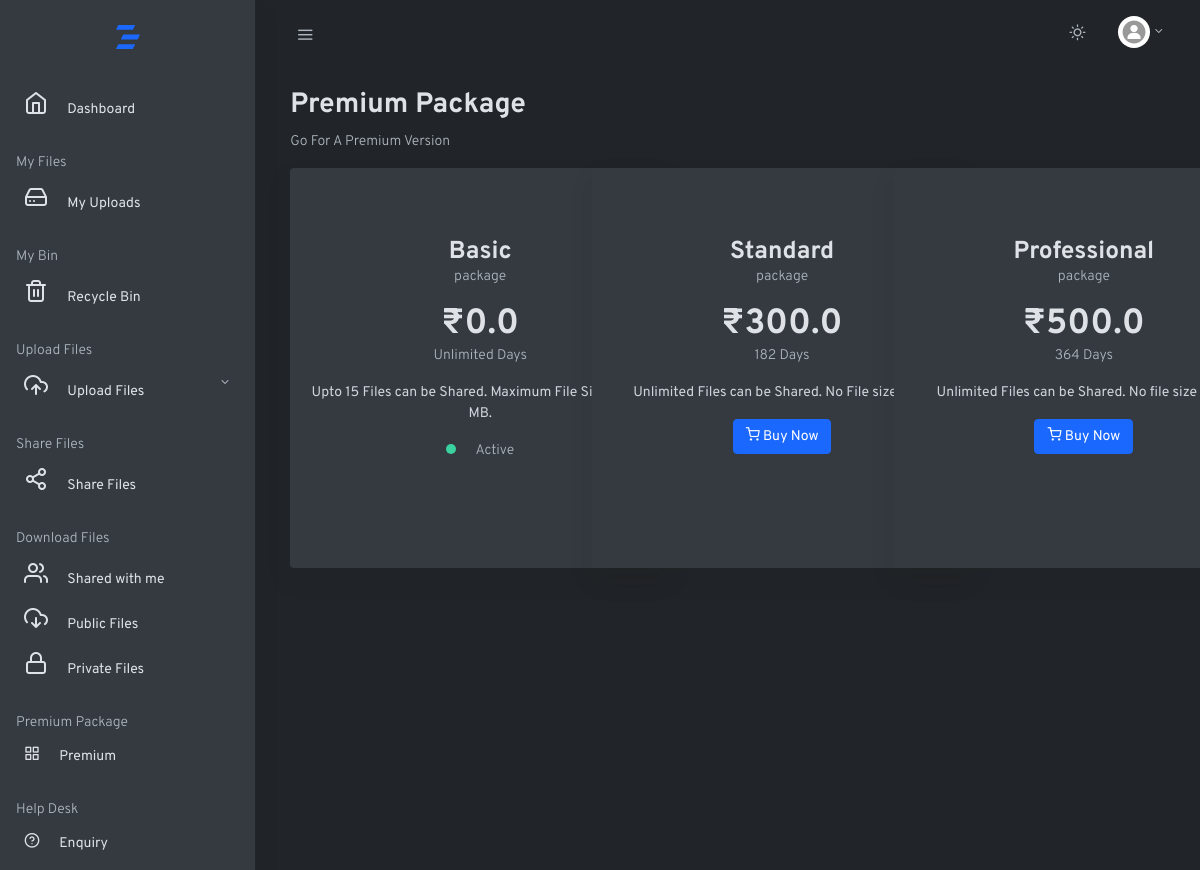
/DocVaultPremium (signed in), run on the app's committed database.
### myapp/models.py (models this page shows, shortened)
class Package(models.Model):
    package_type = models.CharField(max_length=60)
    package_publish_date_time = models.DateTimeField(auto_now=True)
    package_status = models.CharField(max_length=60)
    max_uploads = models.IntegerField(blank=True, default=-1)
    file_size = models.BigIntegerField(blank=True, default=-1)
    package_price = models.FloatField()
    package_duration = models.IntegerField()
    package_description = models.TextField()

### myapp/views.py (the view)
# urls.py: path('DocVaultPremium', views.premium, name="premium"),
def premium(request):
    uid = request.session.get("login_id")
    if uid:
        all_packages = Package.objects.all()
        current_package = Userpackagedetails.objects.get(userid=Login(id=uid), package_status='active')
        context = checkpackage(request)
        packagedetails = context.get('packagedetails')
        return render(request, "premium.html", {'packages': all_packages, 'cp': current_package, 'package': packagedetails})
    else:
        return redirect(login)

### myapp/views.py (called while the page is built)
def checkpackage(request):
    uid = request.session.get("login_id")
    get_details = Userpackagedetails.objects.get(userid=Login(id=uid), package_status="active")
    context = {'packagedetails': get_details}
    return context

### myapp/templates/premium.html (shortened to what this page needs)
{% extends 'base.html'%}
{% block content %}
<main role="main" class="main-content">
    <div class="container-fluid">
        <div class="row">
            <div class="col-md-12">
                <h2 class="page-title">Premium Package</h2>
                <p class="text-muted">Go For A Premium Version</p>
            </div>
        </div>
        <div class="row">
            {% for package in packages %}
            <div class="col-md-4">
                <form method="POST" action="/payment">
                    <div class="card mb-4 mb-4 shadow" id="paymentcard">
                        <div class="card-body text-center my-4">
                            <h3 class="h3 mt-4 mb-0">{{ package.package_type }}</h3>
                            <p class="text-muted">package</p>
                            <span class="h1 mb-0">₹{{ package.package_price }}</span>
                            {% if package.package_price == 0 %}
                            <p class="text-muted">Unlimited Days</p>
                            {% else %}
                            <p class="text-muted">{{ package.package_duration }} Days</p>
                            {% endif %}
                            <ul class="list-unstyled">
                                <li>{{ package.package_description }}</li>
                            </ul>
                            {% if package.package_price == 0.0 and cp.premium_package_id.package_type == package.package_type %}
                            <span class="dot dot-lg bg-success"></span>
                            <span class="text-muted ml-3">Active</span>
                            {% elif package.package_price == 0.0 and  not cp.premium_package_id.package_type == package.package_type %}
                            <button type="button" class="btn mb-2 btn-primary btn-lg" disabled>Upgrade</button>
                            {% elif cp.premium_package_id.package_type == package.package_type and cp.package_status == 'active' and not package.package_price == 0.0 %}
                            <span class="dot dot-lg bg-success"></span>
                            <span class="text-muted ml-3">Active</span>
                            {% elif not cp.premium_package_id.package_type == "Basic" and cp.package_status == 'active' and not package.package_price == 0.0 %}
                            <button type="button" class="btn mb-2 btn-primary btn-lg" disabled>Upgrade</button>
                            {% else %}
                            <button type="submit" class="btn mb-2 btn-primary"><span class="fe fe-10 fe-shopping-cart"></span> Buy Now</button>
                            {% endif %}
                        </div>
                    </div>
                </form>
            </div>
            {% endfor %}
        </div>
    </div>
</main>
{% endblock %}

### myapp/templates/base.html (shortened to what this page needs)
<!doctype html>
<html lang="en">
  <head>
    <link rel="stylesheet" href="static/css/simplebar.css">
    <link rel="stylesheet" href="https://cdnjs.cloudflare.com/ajax/libs/font-awesome/6.5.1/css/all.min.css">
    <link rel="stylesheet" href="static/css/feather.css">
    <link rel="stylesheet" href="static/css/select2.css">
    <link rel="stylesheet" href="static/css/dataTables.bootstrap4.css">
    <link rel="stylesheet" href="static/css/dropzone.css">
    <link rel="stylesheet" href="static/css/uppy.min.css">
    <link rel="stylesheet" href="static/css/jquery.steps.css">
    <link rel="stylesheet" href="static/css/jquery.timepicker.css">
    <link rel="stylesheet" href="static/css/quill.snow.css">
    <link rel="stylesheet" href="static/css/daterangepicker.css">
    <link rel="stylesheet" href="static/css/app-light.css" id="lightTheme" disabled>
    <link rel="stylesheet" href="static/css/app-dark.css" id="darkTheme">
  </head>
  <body class="vertical  dark  ">
    <div class="wrapper">
      <nav class="topnav navbar navbar-light">
        <button type="button" class="navbar-toggler text-muted mt-2 p-0 mr-3 collapseSidebar">
          <i class="fe fe-menu navbar-toggler-icon"></i>
        </button>
        <ul class="nav">
          <li class="nav-item">
            <a class="nav-link text-muted my-2" href="#" id="modeSwitcher" data-mode="dark">
              <i class="fe fe-sun fe-16"></i>
            </a>
          </li>
          <li class="nav-item dropdown">
            <a class="nav-link dropdown-toggle text-muted pr-0" href="#" id="navbarDropdownMenuLink" role="button" data-toggle="dropdown" aria-haspopup="true" aria-expanded="false">
              <span class="avatar avatar-sm mt-2">
                <img src="static/assets/avatars/profile.png" alt="..." class="avatar-img rounded-circle">
              </span>
            </a>
          </li>
        </ul>
      </nav>
      <aside class="sidebar-left border-right bg-white shadow" id="leftSidebar" data-simplebar>
        <nav class="vertnav navbar navbar-light">
          <div class="w-100 mb-4 d-flex">
            <a class="navbar-brand mx-auto mt-2 flex-fill text-center" href="./index.html">
            </a>
          </div>
          <ul class="navbar-nav flex-fill w-100 mb-2">
            <li class="nav-item w-100">
              <a class="nav-link" href="index.html">
                <span class="fe fe-24 fe-home"></span>
                <span class="ml-3 item-text">Dashboard</span>
              </a>
            </li>
            {% if package or mydata %}
                  <p class="text-muted nav-heading mt-4 mb-1">
                    <span>My Files</span>
                  </p>
                  <li class="nav-item w-100">
                    <a class="nav-link" href="myuploads">
                      <span class="fe fe-24 fe-hard-drive"></span>
                      <span class="ml-3 item-text">My Uploads</span>
                    </a>
                  </li>
                  <p class="text-muted nav-heading mt-4 mb-1">
                    <span>My Bin</span>
                  </p>
                  <li class="nav-item w-100">
                    <a class="nav-link" href="/recyclebin">
                      <span class="fe fe-24 fe-trash-2"></span>
                      <span class="ml-3 item-text">Recycle Bin</span>
                    </a>
                  </li>
                    <p class="text-muted nav-heading mt-4 mb-1">
                      <span>Upload Files</span>
                    </p>
                  <li class="nav-item dropdown">
                    <a href="#contact" data-toggle="collapse" aria-expanded="false" class="dropdown-toggle nav-link">
                      <span class="fe fe-24 fe-upload-cloud"></span>
                      <span class="ml-3 item-text">Upload Files</span>
                    </a>
                  </li>
                  <p class="text-muted nav-heading mt-4 mb-1">
                    <span>Share Files</span>
                  </p>
                  <li class="nav-item w-100">
                    <a class="nav-link" href="/sharefiles">
                      <span class="fe fe-24 fe-share-2"></span>
                      <span class="ml-3 item-text">Share Files</span>
                    </a>
                  </li>
                  <p class="text-muted nav-heading mt-4 mb-1">
                    <span>Download Files</span>
                  </p>
                  <li class="nav-item w-100">
                    <a class="nav-link" href="/sharedfiles">
                      <span class="fe fe-24 fe-users"></span>
                      <span class="ml-3 item-text">Shared with me</span>
                    </a>
                  </li>
                  <li class="nav-item w-100">
                    <a class="nav-link" href="/publicfiles">
                     <span class="fe fe-24 fe-download-cloud"></span>
                      <span class="ml-3 item-text">Public Files</span>
                    </a>
                  </li>
                  <li class="nav-item w-100">
                    <a class="nav-link" href="/privatefiles">
                      <span class="fe fe-24 fe-lock"></span>
                      <span class="ml-3 item-text">Private Files</span>
                    </a>
                  </li>
                  <p class="text-muted nav-heading mt-4 mb-1">
                    <span>Premium Package</span>
                  </p>
                  <li class="nav-item w-100">
                    <a class="nav-link" href="/DocVaultPremium">
                      <span class="fe fe-grid fe-16"></span>
                      <span class="ml-3 item-text">Premium</span>
                    </a>
                  </li>
                  <p class="text-muted nav-heading mt-4 mb-1">
                    <span>Help Desk</span>
                  </p>
                  <li class="nav-item w-100">
                    <a class="nav-link" href="/enquiry">
                      <span class="fe fe-help-circle fe-16"></span>
                      <span class="ml-3 item-text">Enquiry</span>
                    </a>
                  </li>
                </ul>
            {% endif %}
        </nav>
      </aside>
    {% block content %}
        {% endblock %}
  </body>
</html>

### myapp/static/css/simplebar.css (style rules this page uses)
[data-simplebar] { position: relative; flex-direction: column; flex-wrap: wrap; justify-content: flex-start; align-content: flex-start; align-items: flex-start; }

### myapp/static/css/feather.css (style rules this page uses)
.fe { font-family: "feather" !important; speak: none; font-style: normal; font-weight: normal; font-variant: normal; text-transform: none; line-height: 1; -webkit-font-smoothing: antialiased; -moz-osx-font-smoothing: grayscale; }
.fe-24 { font-size: 24px; }
.fe-16 { font-size: 16px; }
.fe-download-cloud:before { content: ""; }
.fe-grid:before { content: ""; }
.fe-hard-drive:before { content: ""; }
.fe-help-circle:before { content: ""; }
.fe-home:before { content: ""; }
.fe-lock:before { content: ""; }
.fe-menu:before { content: ""; }
.fe-share-2:before { content: ""; }
.fe-shopping-cart:before { content: ""; }
.fe-sun:before { content: ""; }
.fe-trash-2:before { content: ""; }
.fe-upload-cloud:before { content: ""; }
.fe-users:before { content: ""; }

### myapp/templates/base.html (style rules this page uses)
#paymentcard { height:400px; width:380px; }

### data on the page
Package: package_type "Basic", package_price "0.0", shows "Unlimited Days", package_description "Upto 15 Files can be Shared. Maximum File Size 200.0 MB.", shows "Active"
Package: package_type "Standard", package_price "300.0", package_duration "182", package_description "Unlimited Files can be Shared. No File size limit."
Package: package_type "Professional", package_price "500.0", package_duration "364", package_description "Unlimited Files can be Shared. No file size…"
